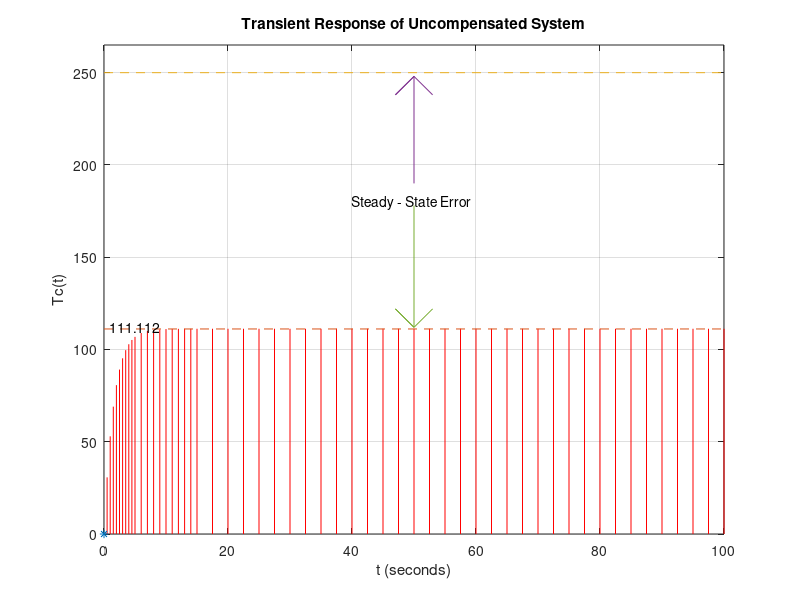

Source code (MATLAB):
num = 30.7; den = [1 -.724];
t = [0:.5:100]; n = [1:11 13:2:29 31:5:201];
% The Professional Control Toolbox from MATLAB uses "DSTEP" :
% [y,x] = dstep(num,den,length(t));
[a,b,c,d] = tf2ss(num,den);
u = 1+0*t; u(1) = 0; x = 0*diag(b);
for ii = 2:length(u); x(:,ii) = a*x(:,ii-1)+b*u(:,ii); end;
y = c*x+d*u; x = x.'; y = y.';
axis([0 100 0 265]);
plot([1;1]*t(n),[y(n)*[0 1]]','r-',0,y(1),'*'); grid; 
axis([0 100 0 265]);
hold on; plot([0 100],[111.112*[1;1] 250*[1;1]],'--'); hold off;
title('Transient Response of Uncompensated System');
xlabel('t (seconds)'); ylabel('Tc(t)');
text(0,112,'  111.112');
text(40,180,'Steady - State Error');
hold on; plot(50+[0 0 -3 0 3],[190 248 238 248 238]); hold off;
hold on; plot(50+[0 0 -3 0 3],[178 112 122 112 122]); hold off;
